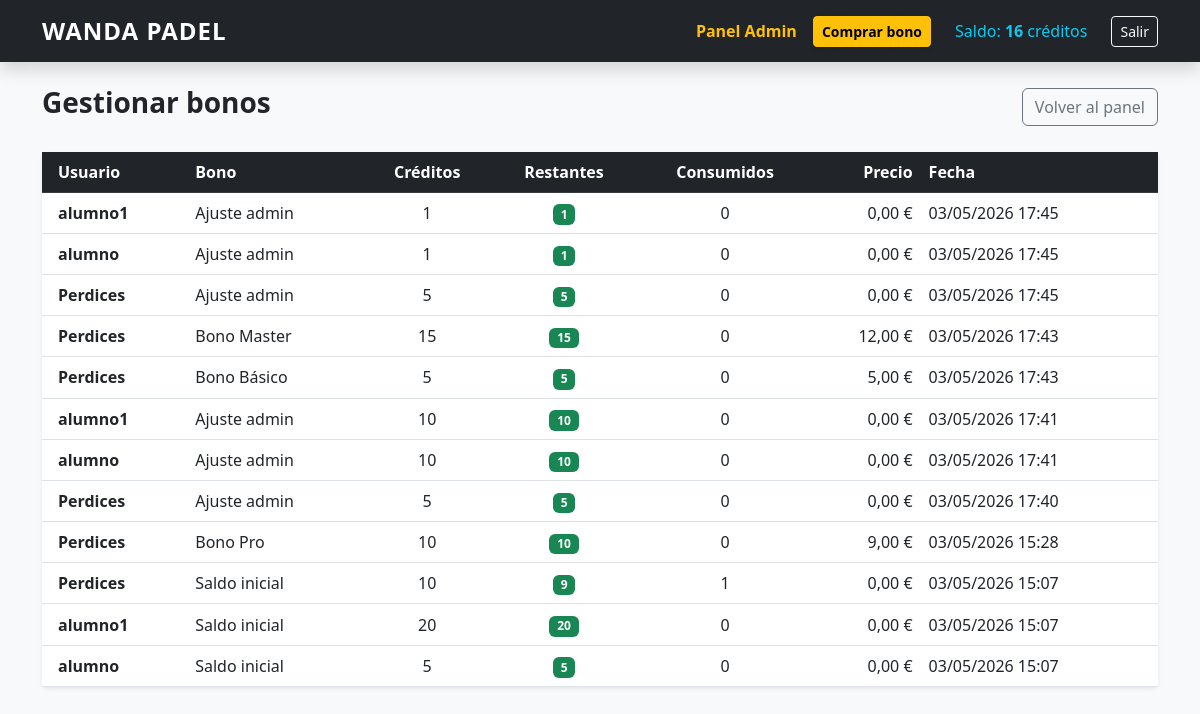
The page /panel-admin/bonos/ (signed in) on the database as committed earlier.
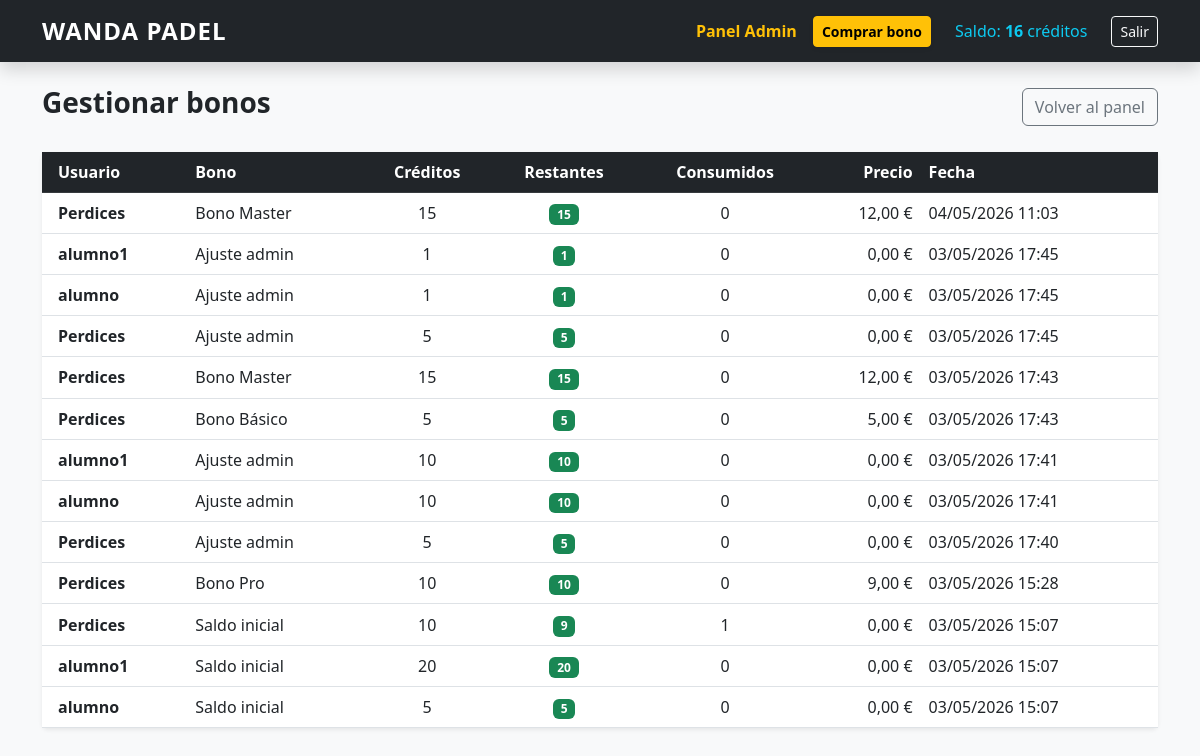
The same page on the database as committed later.
### reservas/models.py (models this page shows, shortened)
class Bono(models.Model):
    usuario = models.ForeignKey(Usuario, on_delete=models.CASCADE, related_name='bonos')
    nombre = models.CharField(max_length=50)
    creditos = models.PositiveIntegerField()
    creditos_restantes = models.PositiveIntegerField(default=0)
    precio = models.DecimalField(max_digits=6, decimal_places=2)
    fecha_compra = models.DateTimeField(auto_now_add=True)
    @property
    def creditos_consumidos(self):
        return self.creditos - self.creditos_restantes

class Usuario(AbstractUser):
    creditos = models.PositiveIntegerField(default=0)

### reservas/views.py (the view)
# urls.py: path('panel-admin/bonos/', views.gestionar_bonos, name='gestionar_bonos'),
@admin_required
def gestionar_bonos(request):
    bonos = Bono.objects.select_related('usuario').order_by('-fecha_compra')
    return render(request, 'reservas/gestionar_bonos.html', {'bonos': bonos})

### reservas/views.py (called while the page is built)
def admin_required(view_func):
    @wraps(view_func)
    @login_required
    def wrapper(request, *args, **kwargs):
        if not request.user.is_staff:
            messages.error(request, "No tienes permisos de administrador.")
            return redirect('home')
        return view_func(request, *args, **kwargs)
    return wrapper

### reservas/templates/reservas/gestionar_bonos.html
{% extends 'reservas/base.html' %}
{% block content %}
<div class="d-flex justify-content-between align-items-center mb-4">
    <h1 class="h3 fw-bold">Gestionar bonos</h1>
    <a href="{% url 'panel_admin' %}" class="btn btn-outline-secondary">Volver al panel</a>
</div>
<div class="card border-0 shadow-sm">
    <div class="table-responsive">
        <table class="table table-hover align-middle mb-0">
            <thead class="table-dark">
                <tr>
                    <th class="ps-3">Usuario</th>
                    <th>Bono</th>
                    <th class="text-center">Créditos</th>
                    <th class="text-center">Restantes</th>
                    <th class="text-center">Consumidos</th>
                    <th class="text-end">Precio</th>
                    <th class="pe-3">Fecha</th>
                </tr>
            </thead>
            <tbody>
                {% for bono in bonos %}
                <tr>
                    <td class="ps-3 fw-bold">{{ bono.usuario.username }}</td>
                    <td>{{ bono.nombre }}</td>
                    <td class="text-center">{{ bono.creditos }}</td>
                    <td class="text-center">
                        {% if bono.creditos_restantes > 0 %}
                            <span class="badge bg-success">{{ bono.creditos_restantes }}</span>
                        {% else %}
                            <span class="badge bg-secondary">{{ bono.creditos_restantes }}</span>
                        {% endif %}
                    </td>
                    <td class="text-center">{{ bono.creditos_consumidos }}</td>
                    <td class="text-end">{{ bono.precio }} €</td>
                    <td class="pe-3">{{ bono.fecha_compra|date:"d/m/Y H:i" }}</td>
                </tr>
                {% empty %}
                <tr>
                    <td colspan="7" class="text-center text-muted py-4">No hay bonos registrados.</td>
                </tr>
                {% endfor %}
            </tbody>
        </table>
    </div>
</div>
{% endblock %}

Rows that differ between the two databases and show on the page:
added Bono: usuario.username "Perdices", nombre "Bono Master", creditos "15", creditos_restantes "15", creditos_consumidos "0", precio "12,00", fecha_compra "04/05/2026 11:03"
